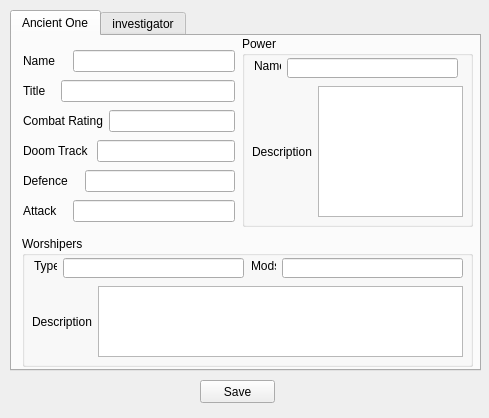
<?xml version="1.0" encoding="UTF-8"?>
<ui version="4.0">
 <class>MainWindow</class>
 <widget class="QMainWindow" name="MainWindow">
  <property name="geometry">
   <rect>
    <x>0</x>
    <y>0</y>
    <width>489</width>
    <height>418</height>
   </rect>
  </property>
  <property name="windowTitle">
   <string>MainWindow</string>
  </property>
  <widget class="QWidget" name="centralWidget">
   <widget class="QTabWidget" name="tabWidget">
    <property name="geometry">
     <rect>
      <x>10</x>
      <y>10</y>
      <width>471</width>
      <height>361</height>
     </rect>
    </property>
    <property name="currentIndex">
     <number>0</number>
    </property>
    <widget class="QWidget" name="tab">
     <attribute name="title">
      <string>Ancient One</string>
     </attribute>
     <widget class="QGroupBox" name="groupBox">
      <property name="geometry">
       <rect>
        <x>10</x>
        <y>200</y>
        <width>451</width>
        <height>131</height>
       </rect>
      </property>
      <property name="title">
       <string>Worshipers</string>
      </property>
      <widget class="QWidget" name="layoutWidget">
       <property name="geometry">
        <rect>
         <x>10</x>
         <y>50</y>
         <width>431</width>
         <height>71</height>
        </rect>
       </property>
       <layout class="QHBoxLayout" name="horizontalLayout_5">
        <item>
         <widget class="QLabel" name="label_5">
          <property name="text">
           <string>Description</string>
          </property>
         </widget>
        </item>
        <item>
         <widget class="QTextEdit" name="txtAncientOncesWorshipersDescription"/>
        </item>
       </layout>
      </widget>
      <widget class="QLabel" name="label_3">
       <property name="geometry">
        <rect>
         <x>12</x>
         <y>22</y>
         <width>23</width>
         <height>16</height>
        </rect>
       </property>
       <property name="text">
        <string>Type</string>
       </property>
      </widget>
      <widget class="QLineEdit" name="txtAncientOneWorshipersType">
       <property name="geometry">
        <rect>
         <x>41</x>
         <y>22</y>
         <width>181</width>
         <height>20</height>
        </rect>
       </property>
      </widget>
      <widget class="QLabel" name="label_4">
       <property name="geometry">
        <rect>
         <x>229</x>
         <y>22</y>
         <width>25</width>
         <height>16</height>
        </rect>
       </property>
       <property name="text">
        <string>Mods</string>
       </property>
      </widget>
      <widget class="QLineEdit" name="txtAncientOneWorshipersMods">
       <property name="geometry">
        <rect>
         <x>260</x>
         <y>22</y>
         <width>181</width>
         <height>20</height>
        </rect>
       </property>
      </widget>
     </widget>
     <widget class="QGroupBox" name="groupBox_2">
      <property name="geometry">
       <rect>
        <x>230</x>
        <y>0</y>
        <width>231</width>
        <height>191</height>
       </rect>
      </property>
      <property name="title">
       <string>Power</string>
      </property>
      <widget class="QWidget" name="layoutWidget">
       <property name="geometry">
        <rect>
         <x>10</x>
         <y>50</y>
         <width>211</width>
         <height>131</height>
        </rect>
       </property>
       <layout class="QHBoxLayout" name="horizontalLayout_3">
        <item>
         <widget class="QLabel" name="lvlAncientOncePowerDescription">
          <property name="text">
           <string>Description</string>
          </property>
         </widget>
        </item>
        <item>
         <widget class="QTextEdit" name="txtAncientOnePowerDescription"/>
        </item>
       </layout>
      </widget>
      <widget class="QLabel" name="lblAncientOncePowerName">
       <property name="geometry">
        <rect>
         <x>12</x>
         <y>22</y>
         <width>27</width>
         <height>16</height>
        </rect>
       </property>
       <property name="text">
        <string>Name</string>
       </property>
      </widget>
      <widget class="QLineEdit" name="txtAncientOncePowerName">
       <property name="geometry">
        <rect>
         <x>45</x>
         <y>22</y>
         <width>171</width>
         <height>20</height>
        </rect>
       </property>
      </widget>
     </widget>
     <widget class="QWidget" name="layoutWidget">
      <property name="geometry">
       <rect>
        <x>11</x>
        <y>12</y>
        <width>212</width>
        <height>181</height>
       </rect>
      </property>
      <layout class="QGridLayout" name="gridLayout">
       <item row="0" column="0">
        <widget class="QLabel" name="lblAncientOneName">
         <property name="text">
          <string>Name</string>
         </property>
        </widget>
       </item>
       <item row="0" column="2" colspan="4">
        <widget class="QLineEdit" name="txtAncientOneName"/>
       </item>
       <item row="1" column="0">
        <widget class="QLabel" name="lblAncientOneTitle">
         <property name="text">
          <string>Title</string>
         </property>
        </widget>
       </item>
       <item row="1" column="1" colspan="5">
        <widget class="QLineEdit" name="txtAncientOneTitle"/>
       </item>
       <item row="2" column="0" colspan="5">
        <widget class="QLabel" name="lblAncientOneCombatRating">
         <property name="text">
          <string>Combat Rating</string>
         </property>
        </widget>
       </item>
       <item row="2" column="5">
        <widget class="QLineEdit" name="txtAncientOneCombatRating"/>
       </item>
       <item row="3" column="0" colspan="4">
        <widget class="QLabel" name="lblAncientOneDoomTrack">
         <property name="text">
          <string>Doom Track</string>
         </property>
        </widget>
       </item>
       <item row="3" column="4" colspan="2">
        <widget class="QLineEdit" name="txtAncientOneDoomTrack"/>
       </item>
       <item row="4" column="0" colspan="3">
        <widget class="QLabel" name="lblAncientOneDefence">
         <property name="text">
          <string>Defence</string>
         </property>
        </widget>
       </item>
       <item row="4" column="3" colspan="3">
        <widget class="QLineEdit" name="txtAncientOneDefence"/>
       </item>
       <item row="5" column="0" colspan="2">
        <widget class="QLabel" name="lblAncientOneAttack">
         <property name="text">
          <string>Attack</string>
         </property>
        </widget>
       </item>
       <item row="5" column="2" colspan="4">
        <widget class="QLineEdit" name="txtAncientOneAttack"/>
       </item>
      </layout>
     </widget>
    </widget>
    <widget class="QWidget" name="tab_2">
     <attribute name="title">
      <string>investigator</string>
     </attribute>
    </widget>
   </widget>
   <widget class="QPushButton" name="pushButton">
    <property name="geometry">
     <rect>
      <x>200</x>
      <y>380</y>
      <width>75</width>
      <height>23</height>
     </rect>
    </property>
    <property name="toolTip">
     <string>Click to save XML data</string>
    </property>
    <property name="text">
     <string>Save</string>
    </property>
   </widget>
  </widget>
 </widget>
 <resources/>
 <connections/>
</ui>
